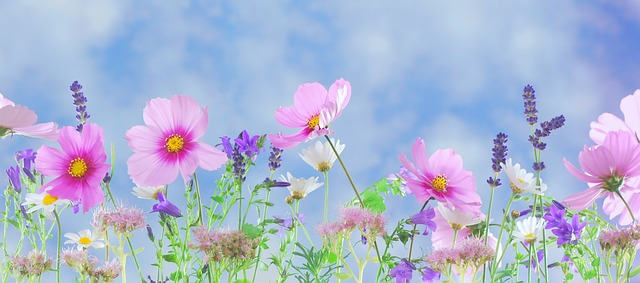
#> input picture flowers.jpg, 640 x 283 px
$ python flowers_alpha.py
#> lines starting #> are read from the running program, lines starting #| are printed output that depends on the picture
import cv2
import numpy as np
img = cv2.imread('flowers.jpg')
#> img is the input picture: shape (283, 640, 3); mean B, G, R 209, 182.4, 172.4


bgra = cv2.cvtColor(img,cv2.COLOR_BGR2BGRA)

bgra[...,2] = 0
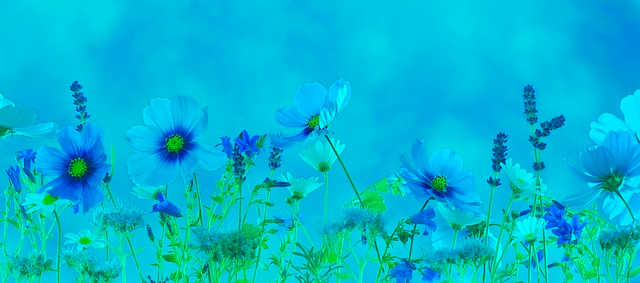
#> bgra: shape (283, 640, 4); mean B, G, R, A 209, 182.4, 0, 255
bgra[...,1]=0
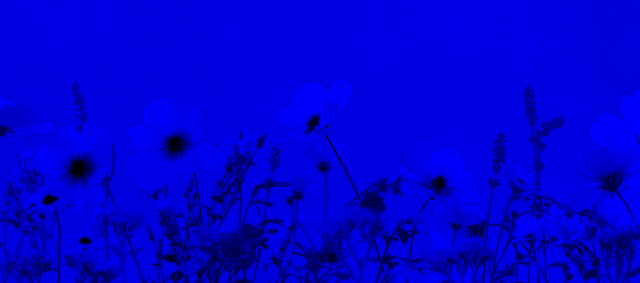
#> bgra: shape (283, 640, 4); mean B, G, R, A 209, 0, 0, 255

cv2.imshow('result',bgra)
cv2.imwrite('flowers_alpha.jpg',bgra)
cv2.waitKey(0)
cv2.destroyAllWindows()

$ run again, with bird.jpg copied over flowers.jpg
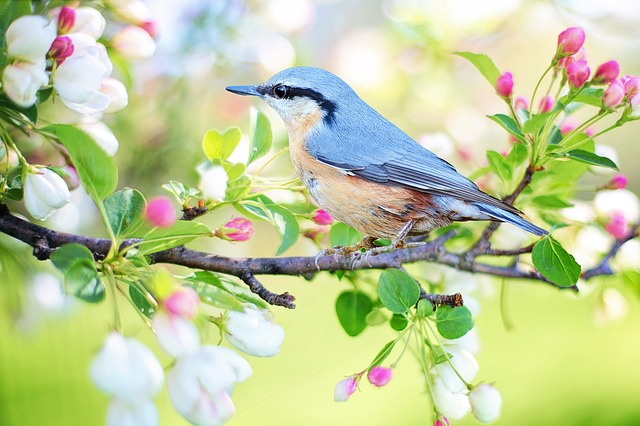
#> input picture bird.jpg, 640 x 426 px
#> img is the input picture: shape (426, 640, 3); mean B, G, R 154.3, 203, 191.5
#> `bgra[...,2] = 0`:
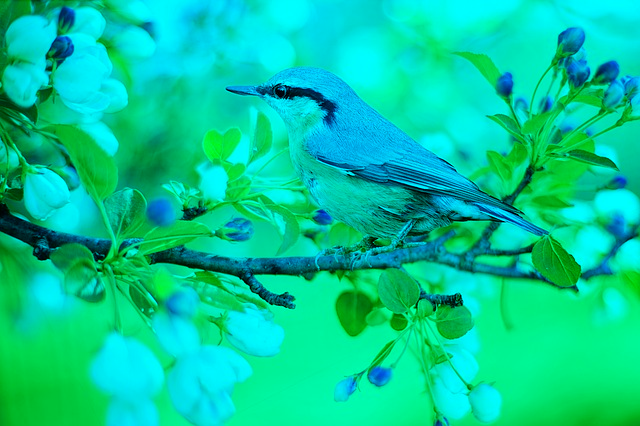
#> bgra: shape (426, 640, 4); mean B, G, R, A 154.3, 203, 0, 255
#> `bgra[...,1]=0`:
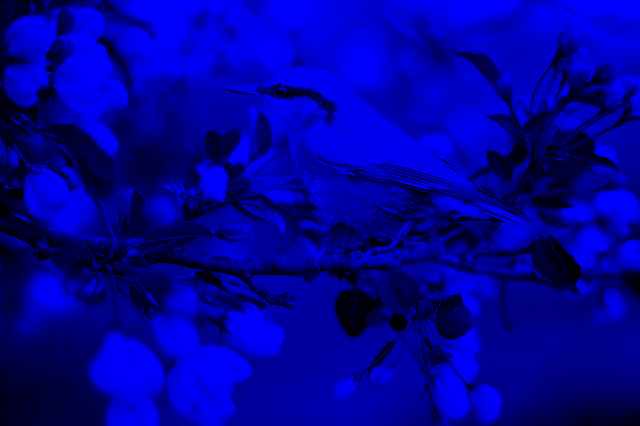
#> bgra: shape (426, 640, 4); mean B, G, R, A 154.3, 0, 0, 255
